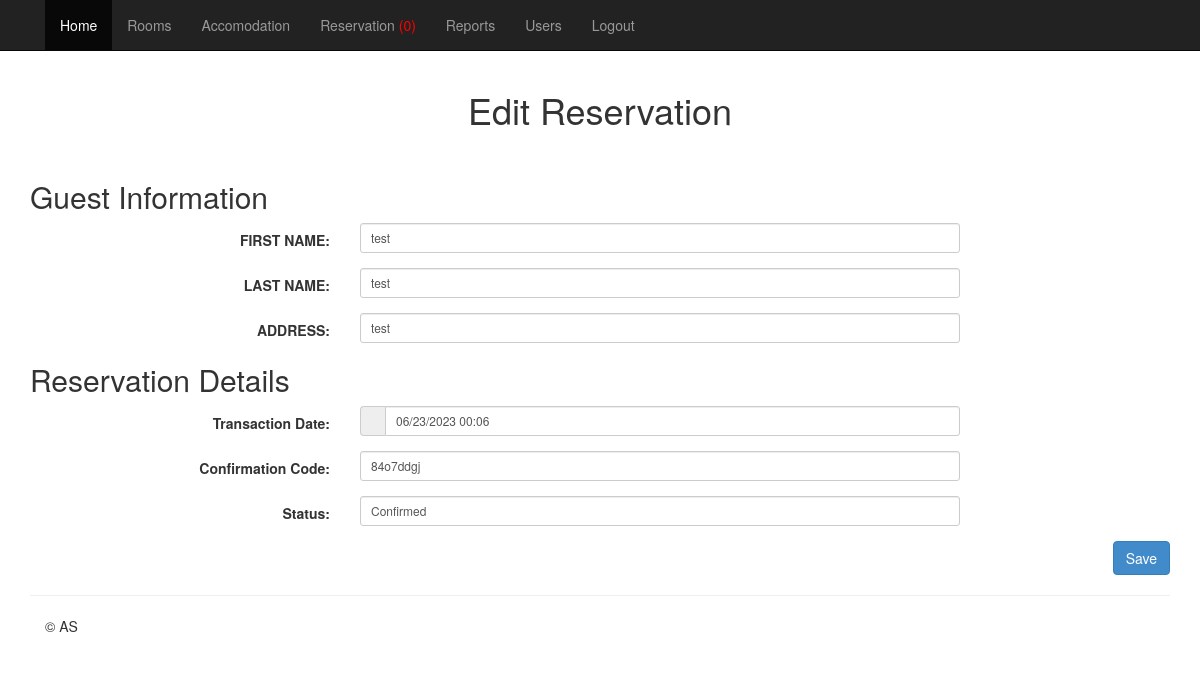
Page /admin/mod_reservation/index.php?view=edit&code=84o7ddgj&id=11122 (signed in) on the committed database.
### tables this page shows
CREATE TABLE `tblguest` (
  `GUESTID` int(11) NOT NULL,
  `REFNO` int(11) NOT NULL,
  `G_FNAME` varchar(30) NOT NULL,
  `G_LNAME` varchar(30) NOT NULL,
  `G_CITY` varchar(90) NOT NULL,
  `G_ADDRESS` varchar(90) NOT NULL,
  `DBIRTH` date NOT NULL,
  `G_PHONE` varchar(20) NOT NULL,
  `G_NATIONALITY` varchar(30) NOT NULL,
  `G_COMPANY` varchar(90) NOT NULL,
  `G_CADDRESS` varchar(90) NOT NULL,
  `G_TERMS` tinyint(4) NOT NULL,
  `G_EMAIL` varchar(99) NOT NULL,
  `G_UNAME` varchar(255) NOT NULL,
  `G_PASS` varchar(255) NOT NULL,
  `ZIP` int(11) NOT NULL,
  `LOCATION` varchar(125) NOT NULL
);

CREATE TABLE `tblreservation` (
  `RESERVEID` int(11) NOT NULL,
  `CONFIRMATIONCODE` varchar(50) NOT NULL,
  `TRANSDATE` date NOT NULL,
  `ROOMID` int(11) NOT NULL,
  `ARRIVAL` datetime NOT NULL,
  `DEPARTURE` datetime NOT NULL,
  `RPRICE` double NOT NULL,
  `GUESTID` int(11) NOT NULL,
  `PRORPOSE` varchar(30) NOT NULL,
  `STATUS` varchar(11) NOT NULL,
  `BOOKDATE` datetime NOT NULL,
  `REMARKS` text NOT NULL,
  `USERID` int(11) NOT NULL
);

### admin/mod_reservation/index.php (called while the page is built, shortened)
<?php
require_once '../themes/backendTemplate.php';
?>

### includes/database.php (called while the page is built, shortened)
<?php
class Database {
	var $sql_string = '';
	private $conn;
	public function open_connection() {
		$this->conn = mysqli_connect(DB_SERVER,DB_USER,DB_PASS);
		if(!$this->conn){
			echo "Problem in database connection! Contact administrator!";
			exit();
		}else{
			$db_select = mysqli_select_db($this->conn,DB_NAME);
		}
	}
	function setQuery($sql='') {
		$this->sql_string=$sql;
	}
	function executeQuery() {
		$result = mysqli_query($this->conn,$this->sql_string);
		return $result;
	}
	private function confirm_query($result) {
		return $result;
	}
	function loadSingleResult() {
		$cur = $this->executeQuery();
		while ($row = mysqli_fetch_object($cur)) {
		return $data = $row;
		}
	}
}
$mydb = new Database();
?>

### includes/guest.php (called while the page is built, shortened)
<?php
require_once(LIB_PATH.DS.'database.php');
class Guest{
	protected static $tbl_name = "tblguest";
	function single_guest($id=0){
			global $mydb;
			$mydb->setQuery("SELECT * FROM ".self::$tbl_name." Where `GUESTID`= {$id} LIMIT 1");
			$cur = $mydb->loadSingleResult();
			return $cur;
	}
}
?>

### admin/mod_reservation/edit.php (the view, shortened to what this page needs)
<?php
require_once("../../includes/initialize.php");
$guest = New Guest();
$res = $guest->single_guest($_GET['id']);
?>
<h1 align="center">Edit Reservation</h1>
<form class="form-horizontal" action="" method="post" onsubmit="return personalInfo()" name="personal" >
    <section class="content">
      <div class="row">
        <div class="col-md-12">
          <div class="box box-primary">
    <br/>
            <div class="box-body no-padding">
              <div class="table-responsive mailbox-messages">
     <div><h2>Guest Information</h2></div>
                <div class="form-group">
                      <div class="col-md-10">
                        <label class="col-md-4 control-label" for=
                        "name">FIRST NAME:</label>
                        <div class="col-md-8">
                          <input name="name" type="text"  value="<?php echo $res->G_FNAME; ?>"class="form-control input-sm" id="name" />
                        </div>
                      </div>
                    </div>
                      <div class="form-group">
                      <div class="col-md-10">
                        <label class="col-md-4 control-label" for=
                        "last">LAST NAME:</label>
                        <div class="col-md-8">
                          <input name="last" type="text" value="<?php echo $res->G_LNAME; ?>" class="form-control input-sm" id="last" />
                        </div>
                      </div>
                    </div>
                     <div class="form-group">
                      <div class="col-md-10">
                        <label class="col-md-4 control-label" for=
                        "address">ADDRESS:</label>
                        <div class="col-md-8">
                          <input name="address" type="text" value="<?php echo $res->G_ADDRESS; ?>" class="form-control input-sm" id="address" />
                        </div>
                      </div>
                    </div>
     <div><h2>Reservation Details</h2></div>
     <?php
$code = $_GET['code'];
$query="SELECT *
        FROM  `tblreservation` WHERE  `CONFIRMATIONCODE` = '".$code."'";
$mydb->setQuery($query);
$res = $mydb->loadSingleResult();
?>
                    <div class="form-group">
                      <div class="col-md-10">
                        <label class="col-md-4 control-label" for=
                        "TRANSDATE">Transaction Date:</label>
                        <div class="col-md-8">
                        <div class="input-group " >
                        <div class="input-group-addon">
                            </div>
                        <input id="datemask2" name="TRANSDATE"  value="<?php echo date_format(date_create($res->TRANSDATE),'m/d/Y H:m'); ?>" type="text" class="form-control input-sm datemask2"   data-inputmask="'alias': 'mm/dd/yyyy'" data-mask required>
                        </div>
                         </div>
                      </div>
                    </div>
                    <div class="form-group">
                      <div class="col-md-10">
                        <label class="col-md-4 control-label" for=
                        "CONFIRMATIONCODE">Confirmation Code:</label>
                        <div class="col-md-8">
                          <input name="CONFIRMATIONCODE" type="text" value="<?php echo $res->CONFIRMATIONCODE; ?>" class="form-control input-sm" id="CONFIRMATIONCODE" />
                        </div>
                      </div>
                    </div>
                    <div class="form-group">
                      <div class="col-md-10">
                        <label class="col-md-4 control-label" for=
                        "STATUS">Status:</label>
                        <div class="col-md-8">
                          <input name="STATUS" type="text" value="<?php echo $res->STATUS; ?>" class="form-control input-sm" id="STATUS" />
                        </div>
                      </div>
                    </div>
            <div class="box-footer no-padding">
                <div class="pull-right">
                  <div class="btn-group">
                   <input name="submit" type="submit" value="Save"  class="btn btn-primary" onclick="return personalInfo();"/>
                     </div>
                </div>
              </div>
              </div>
            </div>
            </div>
          </div>
          </div>
    </section>
  </form>

### admin/css/offcanvas.css (style rules this page uses)
body { padding-top: 70px; }

### rows in the picture
tblguest: name "test", last "test", address "test"
tblreservation: TRANSDATE "06/23/2023 00:06", CONFIRMATIONCODE "84o7ddgj", STATUS "Confirmed"

### other values in the picture
$result->Total "0"
